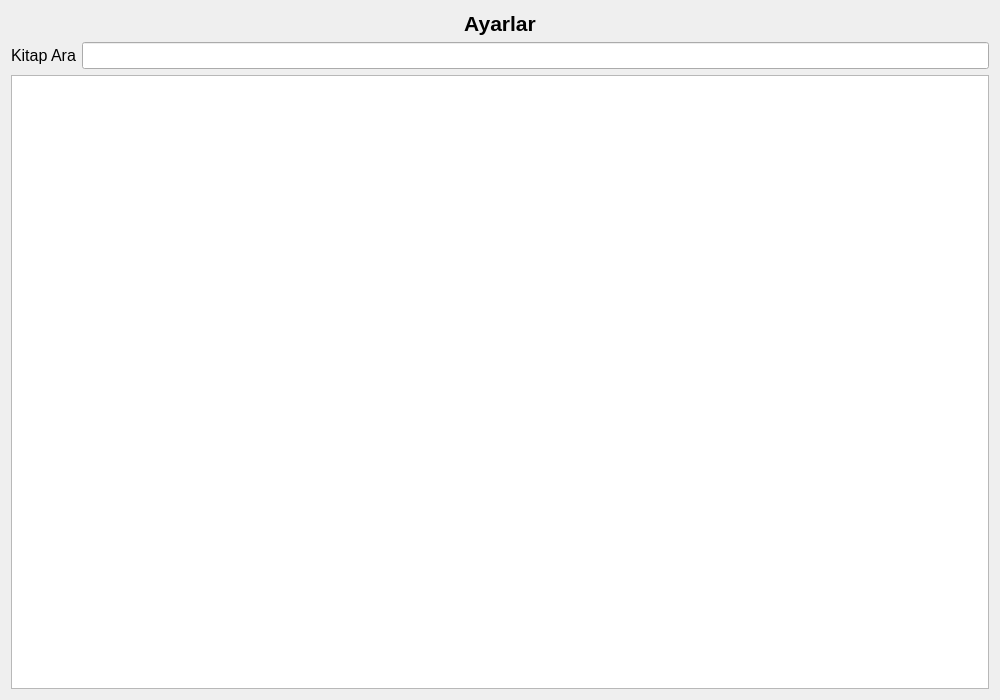
<?xml version="1.0" encoding="UTF-8"?>
<ui version="4.0">
 <class>Form</class>
 <widget class="QWidget" name="Form">
  <property name="geometry">
   <rect>
    <x>0</x>
    <y>0</y>
    <width>1000</width>
    <height>700</height>
   </rect>
  </property>
  <property name="windowTitle">
   <string>Kütüphane Sistemi</string>
  </property>
  <property name="windowIcon">
   <iconset resource="ayarlar.qrc">
    <normaloff>:/img/img/edit.ico</normaloff>:/img/img/edit.ico</iconset>
  </property>
  <property name="toolTip">
   <string>Kitabı kiralanabilir duruma getirmek için ÇİFT tıklayınız</string>
  </property>
  <layout class="QGridLayout" name="gridLayout">
   <item row="0" column="0">
    <layout class="QVBoxLayout" name="verticalLayout">
     <item>
      <widget class="QLabel" name="label_2">
       <property name="font">
        <font>
         <pointsize>16</pointsize>
         <weight>75</weight>
         <bold>true</bold>
        </font>
       </property>
       <property name="text">
        <string>Ayarlar</string>
       </property>
       <property name="alignment">
        <set>Qt::AlignCenter</set>
       </property>
      </widget>
     </item>
     <item>
      <layout class="QHBoxLayout" name="horizontalLayout">
       <item>
        <widget class="QLabel" name="label">
         <property name="font">
          <font>
           <pointsize>12</pointsize>
          </font>
         </property>
         <property name="text">
          <string>Kitap Ara</string>
         </property>
        </widget>
       </item>
       <item>
        <widget class="QLineEdit" name="lineEdit_search_books_settings">
         <property name="font">
          <font>
           <pointsize>12</pointsize>
          </font>
         </property>
        </widget>
       </item>
      </layout>
     </item>
     <item>
      <widget class="QTableWidget" name="tableWidget"/>
     </item>
    </layout>
   </item>
  </layout>
 </widget>
 <resources>
  <include location="ayarlar.qrc"/>
 </resources>
 <connections/>
</ui>
